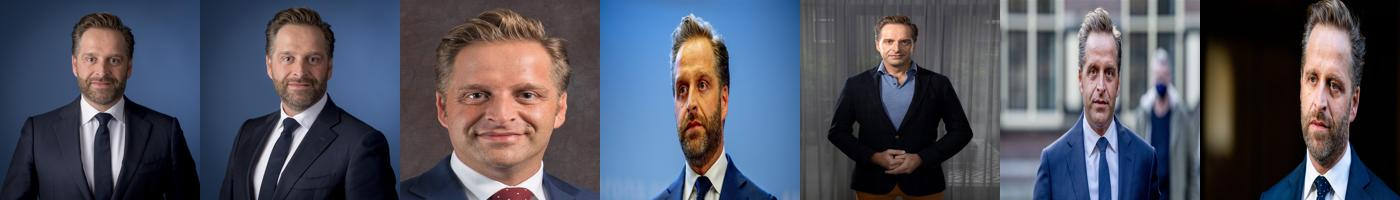
#> input picture dataset/person4/referencecombined_image.jpg, 1400 x 200 px, given as the content of the folder ./images, which was not available
$ python CropFaces.py
#> lines starting #> are read from the running program, lines starting #| are printed output that depends on the picture; pictures that were not available may be replaced by others from this repository, and a replacement may not be noted
import os
import cv2

def print_cropped_face(image_path):
    # Read the image using OpenCV
    img = cv2.imread(image_path)
#> img is the input picture: shape (200, 1400, 3); mean B, G, R 94.7, 82, 79.8

    # Function to detect faces in an image and return the cropped face
    def detect_face(img):
        gray = cv2.cvtColor(img, cv2.COLOR_BGR2GRAY)
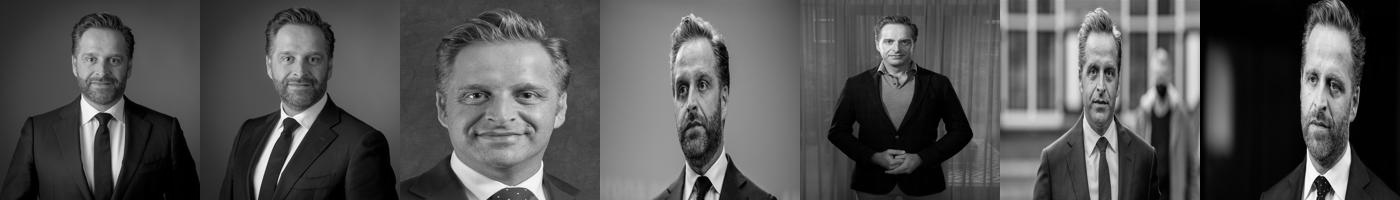
#> gray: shape (200, 1400); min 0, max 255, mean 82.8

        # Load the pre-trained face detector model
        face_cascade = cv2.CascadeClassifier(cv2.data.haarcascades + 'haarcascade_frontalface_default.xml')

        # Detect faces in the image
        faces = face_cascade.detectMultiScale(gray, scaleFactor=1.1, minNeighbors=5, minSize=(30, 30))
#> faces = [[873, 23, 48, 48], [70, 35, 63, 63], [264, 31, 71, 71], [1068, 47, 68, 68], [1281, 50, 87, 87], [444, 45, 128, 128]]

        cropped_faces = []
        for (x, y, w, h) in faces:
            # Crop the face from the image
            face = img[y:y + h, x:x + w]
            # Resize the face to the required input size for MobileNetV2
            face = cv2.resize(face, (224, 224))
            cropped_faces.append(face)
#> this loop made 6 passes
#> pass 1, in detect_face, `face = img[y:y + h, x:x + w]`:
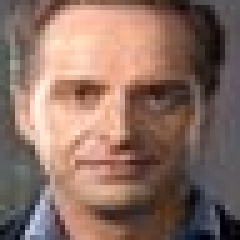
#> face: shape (48, 48, 3) (shown 5 times larger); mean B, G, R 99.1, 110.5, 139.4
#> pass 1, in detect_face, `face = cv2.resize(face, (224, 224))`:
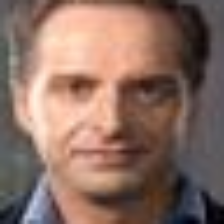
#> face: shape (224, 224, 3); mean B, G, R 99, 110.3, 139.3
#> pass 2, in detect_face, `face = img[y:y + h, x:x + w]`:
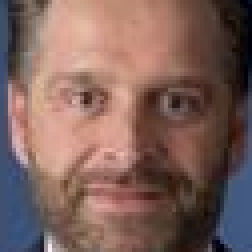
#> face: shape (63, 63, 3) (shown 4 times larger); mean B, G, R 91.1, 97.5, 126.2
#> after the loop, cropped_faces = 6 items

        return cropped_faces

    # Use the detect_face function to get the cropped faces
    cropped_faces = detect_face(img)
#> cropped_faces = 6 items

    if cropped_faces:
        face = cropped_faces[0]
        print(image_path)
        cv2.imshow(f"Cropped Face", face)

        cv2.waitKey(0)
        cv2.destroyAllWindows()
    else:
        print("No faces detected in the image.")

# Example usage:
dataset_path = "./images"
for label, personality in enumerate(sorted(os.listdir(dataset_path))):
    path = os.path.join(dataset_path, "person4")
    for image_file in os.listdir(path):
        image_path = os.path.join(path, image_file)
        print_cropped_face(image_path)
